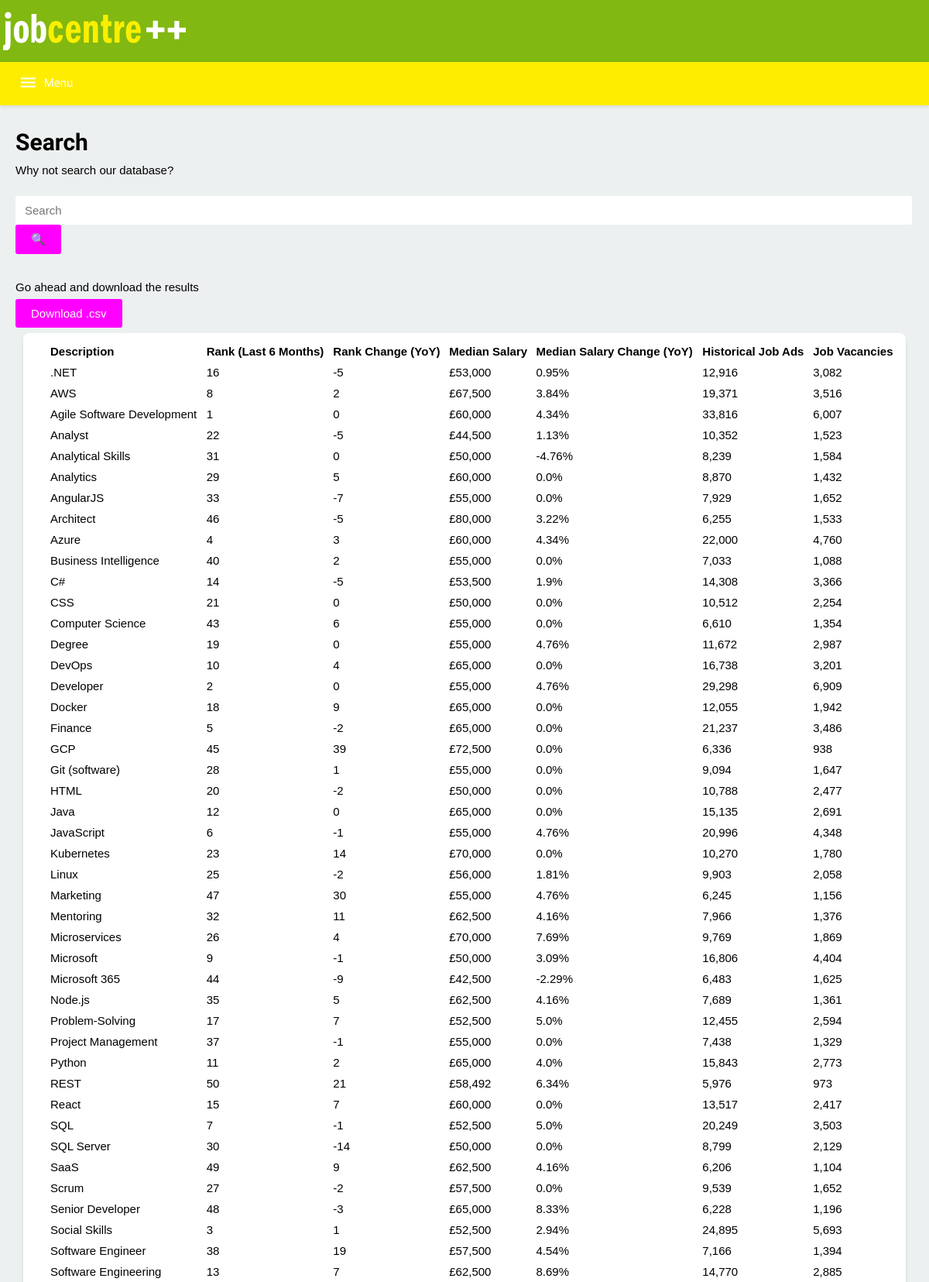
The app's page /search/ (upper part) with its own data.
### tables this page shows
CREATE TABLE roles (
            job_role TEXT,
            rank INTEGER,
            rank_change INTEGER,
            median_salary INTEGER,
            median_salary_change REAL,
            historical INTEGER,
            live_job_count INTEGER
        );

### app/routes.py (the view)
@flask_app.route('/search/', methods=['GET', 'POST'])
def search():
    roles_db = sqlite3.connect('app/databases/roles.db', check_same_thread=False)
    roles_db_cursor = roles_db.cursor()
    search_form = RoleSearch(request.form)
    if search_form.validate_on_submit():
        constructed_query = "%" + search_form.search_term.data + "%"
        roles_db_cursor.execute("SELECT * FROM roles WHERE job_role LIKE (?)", [constructed_query])
        query_roles = roles_db_cursor.fetchall()
        return render_template('search.html', title='Search', form=search_form, data=query_roles)
    return render_template('search.html', title='Search', form=search_form, data=RolesDatabase().view_sorted_roles('job_role', 'ASC'))

### app/roles_form.py
class RoleSearch(FlaskForm):
    search_term = StringField(validators=[DataRequired()])
    search_button = SubmitField("\U0001F50D")

### app/roles_database.py (called while the page is built)
    def view_sorted_roles(self, category, sort_order):
        self.roles_db_cursor.execute("SELECT * FROM roles ORDER BY {} {}".format(category, sort_order))
        all_roles = self.roles_db_cursor.fetchall()
        return all_roles

### app/templates/search.html (shortened to what this page needs)
{% extends "base.html" %}
{% block content %}
    <div class="content">
        <div class="content-wrapper">
        <div class="content-left">
            <h1>Search</h1>
            <p>Why not search our database?</p>
            <br>
            <form action="" method="post" novalidate>
                {{ form.search_term(size=32, class_="input", placeholder="Search") }}
                {{ form.search_button(class_="button") }}
            </form>
            <br>
            <br>
            <p>Go ahead and download the results</p>
            <br>
            <form action="" method="post" novalidate>
                <a class="button button-margin" href="/download">Download .csv</a>
            </form>
            <br>
        </div>
        <div class="content-flask content-right">
            <div id="content-table">
            <table>
                <thead>
                <tr>
                    <th>Description</th>
                    <th>Rank (Last 6 Months)</th>
                    <th>Rank Change (YoY)</th>
                    <th>Median Salary</th>
                    <th>Median Salary Change (YoY)</th>
                    <th>Historical Job Ads</th>
                    <th>Job Vacancies</th>
                </tr>
                </thead>
                <tbody>
                 {% for row in data %}
                    <tr>
                        <td>{{row[0]}}</td>
                        <td>{{row[1]}}</td>
                        <td>{{row[2]}}</td>
                        <td>{{"£{:,}".format(row[3])}}</td>
                        <td>{{"{}%".format(row[4])}}</td>
                        <td>{{"{:,}".format(row[5])}}</td>
                        <td>{{"{:,}".format(row[6])}}</td>
                    </tr>
                 {% endfor %}
                </tbody>
            </table>
            </div>
        </div>
        </div>
    </div>
{% endblock %}

### app/static/stylesheets/style.css (style rules this page uses)
* { margin: 0; padding: 0; }
body { margin: 0; padding: 0; font-family: Arial, "Helvetica Neue", Helvetica, sans-serif; font-size: 15px; font-weight: normal; min-height: 100vh; display: flex; flex-direction: column; background-color: #ecf0f1; }
a:link, a:focus, a:hover { color: #000; }
h1 { margin-bottom: 10px; font-family: 'Ubuntu', sans-serif; }
.input { width: calc(100% - 24px - 2px); padding: 10px 12px; background: rgba(255,255,255,1); margin-top: 8px; font-size: 15px; border:none; border-radius: 3px; }
.button { background-color: magenta; border: none; color: white; padding: 10px 20px; text-decoration: none; font-size: 15px; cursor: pointer; border-radius: 3px; }
.button-margin { margin 0 10px ; }
.button:visited, .button:link { color: #fff; }
.content { margin-top: 30px; width: 100%; overflow-x: hidden; }
.content-wrapper { max-width: 1300px; width: calc(100% - 40px); margin: 0 auto; }
.content-flask { max-width: 800px; width: calc(100% - 20px); margin: 0 auto; }
.content-flask table { border-collapse:collapse; border-spacing:0; width:100%; display:table; border-radius: 5px; overflow:hidden; }
.content-flask table td, .content-flask table thead th { padding: 5px; }
.content-flask table thead { margin: 0; background: rgba(255,255,255,.6); text-align: left; }
.content-flask table tr { background-color: #fff; }
.content-flask table tr:nth-child(2) { background-color: #fff; }
.content-left { display: inline-block; width: calc(100% - 820px - 20px); margin-right: 20px; }
.content-right { display: inline-block; float: right; margin-bottom: 50px; }
#content-table { overflow-x: none; padding: 10px 10px 20px 30px; background-color: white; border-radius: 8px; box-shadow: 0px 5px 5px rgba(0,0,0,0.1) }
@media only screen and (max-width:1200px) { .content-left { width: 100%; display:block background-color:red; margin: 0 auto; } }
@media only screen and (max-width:1200px) { .content-right { display: block; float: none; max-width: 100%; } }
@media only screen and (max-width:1200px) { #content-table { overflow-x: scroll; } }

### records on screen
roles: job_role ".NET", rank "16", rank_change "-5", median_salary "£53,000", median_salary_change "0.95%", historical "12,916", live_job_count "3,082"
roles: job_role "AWS", rank "8", rank_change "2", median_salary "£67,500", median_salary_change "3.84%", historical "19,371", live_job_count "3,516"
roles: job_role "Agile Software Development", rank "1", rank_change "0", median_salary "£60,000", median_salary_change "4.34%", historical "33,816", live_job_count "6,007"
roles: job_role "Analyst", rank "22", rank_change "-5", median_salary "£44,500", median_salary_change "1.13%", historical "10,352", live_job_count "1,523"
roles: job_role "Analytical Skills", rank "31", rank_change "0", median_salary "£50,000", median_salary_change "-4.76%", historical "8,239", live_job_count "1,584"
roles: job_role "Analytics", rank "29", rank_change "5", median_salary "£60,000", median_salary_change "0.0%", historical "8,870", live_job_count "1,432"
roles: job_role "AngularJS", rank "33", rank_change "-7", median_salary "£55,000", median_salary_change "0.0%", historical "7,929", live_job_count "1,652"
roles: job_role "Architect", rank "46", rank_change "-5", median_salary "£80,000", median_salary_change "3.22%", historical "6,255", live_job_count "1,533"
roles: job_role "Azure", rank "4", rank_change "3", median_salary "£60,000", median_salary_change "4.34%", historical "22,000", live_job_count "4,760"
roles: job_role "Business Intelligence", rank "40", rank_change "2", median_salary "£55,000", median_salary_change "0.0%", historical "7,033", live_job_count "1,088"
roles: job_role "C#", rank "14", rank_change "-5", median_salary "£53,500", median_salary_change "1.9%", historical "14,308", live_job_count "3,366"
roles: job_role "CSS", rank "21", rank_change "0", median_salary "£50,000", median_salary_change "0.0%", historical "10,512", live_job_count "2,254"
roles: job_role "Computer Science", rank "43", rank_change "6", median_salary "£55,000", median_salary_change "0.0%", historical "6,610", live_job_count "1,354"
roles: job_role "Degree", rank "19", rank_change "0", median_salary "£55,000", median_salary_change "4.76%", historical "11,672", live_job_count "2,987"
roles: job_role "DevOps", rank "10", rank_change "4", median_salary "£65,000", median_salary_change "0.0%", historical "16,738", live_job_count "3,201"
roles: job_role "Developer", rank "2", rank_change "0", median_salary "£55,000", median_salary_change "4.76%", historical "29,298", live_job_count "6,909"
roles: job_role "Docker", rank "18", rank_change "9", median_salary "£65,000", median_salary_change "0.0%", historical "12,055", live_job_count "1,942"
roles: job_role "Finance", rank "5", rank_change "-2", median_salary "£65,000", median_salary_change "0.0%", historical "21,237", live_job_count "3,486"
roles: job_role "GCP", rank "45", rank_change "39", median_salary "£72,500", median_salary_change "0.0%", historical "6,336", live_job_count "938"
roles: job_role "Git (software)", rank "28", rank_change "1", median_salary "£55,000", median_salary_change "0.0%", historical "9,094", live_job_count "1,647"
roles: job_role "HTML", rank "20", rank_change "-2", median_salary "£50,000", median_salary_change "0.0%", historical "10,788", live_job_count "2,477"
roles: job_role "Java", rank "12", rank_change "0", median_salary "£65,000", median_salary_change "0.0%", historical "15,135", live_job_count "2,691"
roles: job_role "JavaScript", rank "6", rank_change "-1", median_salary "£55,000", median_salary_change "4.76%", historical "20,996", live_job_count "4,348"
roles: job_role "Kubernetes", rank "23", rank_change "14", median_salary "£70,000", median_salary_change "0.0%", historical "10,270", live_job_count "1,780"
roles: job_role "Linux", rank "25", rank_change "-2", median_salary "£56,000", median_salary_change "1.81%", historical "9,903", live_job_count "2,058"
roles: job_role "Marketing", rank "47", rank_change "30", median_salary "£55,000", median_salary_change "4.76%", historical "6,245", live_job_count "1,156"
roles: job_role "Mentoring", rank "32", rank_change "11", median_salary "£62,500", median_salary_change "4.16%", historical "7,966", live_job_count "1,376"
roles: job_role "Microservices", rank "26", rank_change "4", median_salary "£70,000", median_salary_change "7.69%", historical "9,769", live_job_count "1,869"
roles: job_role "Microsoft", rank "9", rank_change "-1", median_salary "£50,000", median_salary_change "3.09%", historical "16,806", live_job_count "4,404"
roles: job_role "Microsoft 365", rank "44", rank_change "-9", median_salary "£42,500", median_salary_change "-2.29%", historical "6,483", live_job_count "1,625"
roles: job_role "Node.js", rank "35", rank_change "5", median_salary "£62,500", median_salary_change "4.16%", historical "7,689", live_job_count "1,361"
roles: job_role "Problem-Solving", rank "17", rank_change "7", median_salary "£52,500", median_salary_change "5.0%", historical "12,455", live_job_count "2,594"
roles: job_role "Project Management", rank "37", rank_change "-1", median_salary "£55,000", median_salary_change "0.0%", historical "7,438", live_job_count "1,329"
roles: job_role "Python", rank "11", rank_change "2", median_salary "£65,000", median_salary_change "4.0%", historical "15,843", live_job_count "2,773"
roles: job_role "REST", rank "50", rank_change "21", median_salary "£58,492", median_salary_change "6.34%", historical "5,976", live_job_count "973"
roles: job_role "React", rank "15", rank_change "7", median_salary "£60,000", median_salary_change "0.0%", historical "13,517", live_job_count "2,417"
roles: job_role "SQL", rank "7", rank_change "-1", median_salary "£52,500", median_salary_change "5.0%", historical "20,249", live_job_count "3,503"
roles: job_role "SQL Server", rank "30", rank_change "-14", median_salary "£50,000", median_salary_change "0.0%", historical "8,799", live_job_count "2,129"
roles: job_role "SaaS", rank "49", rank_change "9", median_salary "£62,500", median_salary_change "4.16%", historical "6,206", live_job_count "1,104"
roles: job_role "Scrum", rank "27", rank_change "-2", median_salary "£57,500", median_salary_change "0.0%", historical "9,539", live_job_count "1,652"
roles: job_role "Senior Developer", rank "48", rank_change "-3", median_salary "£65,000", median_salary_change "8.33%", historical "6,228", live_job_count "1,196"
roles: job_role "Social Skills", rank "3", rank_change "1", median_salary "£52,500", median_salary_change "2.94%", historical "24,895", live_job_count "5,693"
roles: job_role "Software Engineer", rank "38", rank_change "19", median_salary "£57,500", median_salary_change "4.54%", historical "7,166", live_job_count "1,394"
roles: job_role "Software Engineering", rank "13", rank_change "7", median_salary "£62,500", median_salary_change "8.69%", historical "14,770", live_job_count "2,885"
